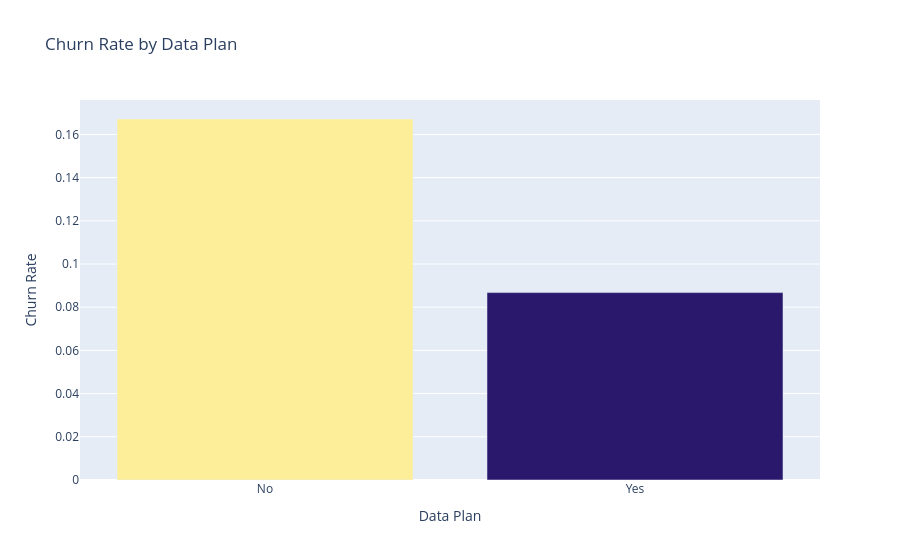

Notebook source saved alongside this figure:
### Markdown cell above
Relationship between churn and Data plan

### Code cell
churn_dataplan_rate = data.groupby("DataPlan")["Churn"].mean()

data_bar = px.bar(x=["No", "Yes"], y=churn_dataplan_rate.values, color=churn_dataplan_rate.values, 
             color_continuous_scale=px.colors.sequential.haline,
             title="Churn Rate by Data Plan")
data_bar.update_layout(xaxis_title="Data Plan", 
                  yaxis_title="Churn Rate",
                  coloraxis_showscale=False)
data_bar.show()

### Figure 1 — Plotly figure (JSON) as saved in the notebook; plotly's stock layout.template omitted (floating-point values rounded to 4 significant figures)
{"data": [{"hovertemplate": "x=%{x}<br>y=%{y}<br>color=%{marker.color}<extra></extra>", "legendgroup": "", "marker": {"color": [0.1672, 0.08677], "coloraxis": "coloraxis", "pattern": {"shape": ""}}, "name": "", "orientation": "v", "showlegend": false, "textposition": "auto", "type": "bar", "x": ["No", "Yes"], "xaxis": "x", "y": [0.1672, 0.08677], "yaxis": "y"}], "layout": {"barmode": "relative", "coloraxis": {"colorbar": {"title": {"text": "color"}}, "colorscale": [[0, "rgb(41, 24, 107)"], [0.09091, "rgb(42, 35, 160)"], [0.1818, "rgb(15, 71, 153)"], [0.2727, "rgb(18, 95, 142)"], [0.3636, "rgb(38, 116, 137)"], [0.4545, "rgb(53, 136, 136)"], [0.5455, "rgb(65, 157, 133)"], [0.6364, "rgb(81, 178, 124)"], [0.7273, "rgb(111, 198, 107)"], [0.8182, "rgb(160, 214, 91)"], [0.9091, "rgb(212, 225, 112)"], [1, "rgb(253, 238, 153)"]], "showscale": false}, "legend": {"tracegroupgap": 0}, "title": {"text": "Churn Rate by Data Plan"}, "xaxis": {"anchor": "y", "domain": [0, 1], "title": {"text": "Data Plan"}}, "yaxis": {"anchor": "x", "domain": [0, 1], "title": {"text": "Churn Rate"}}}}
